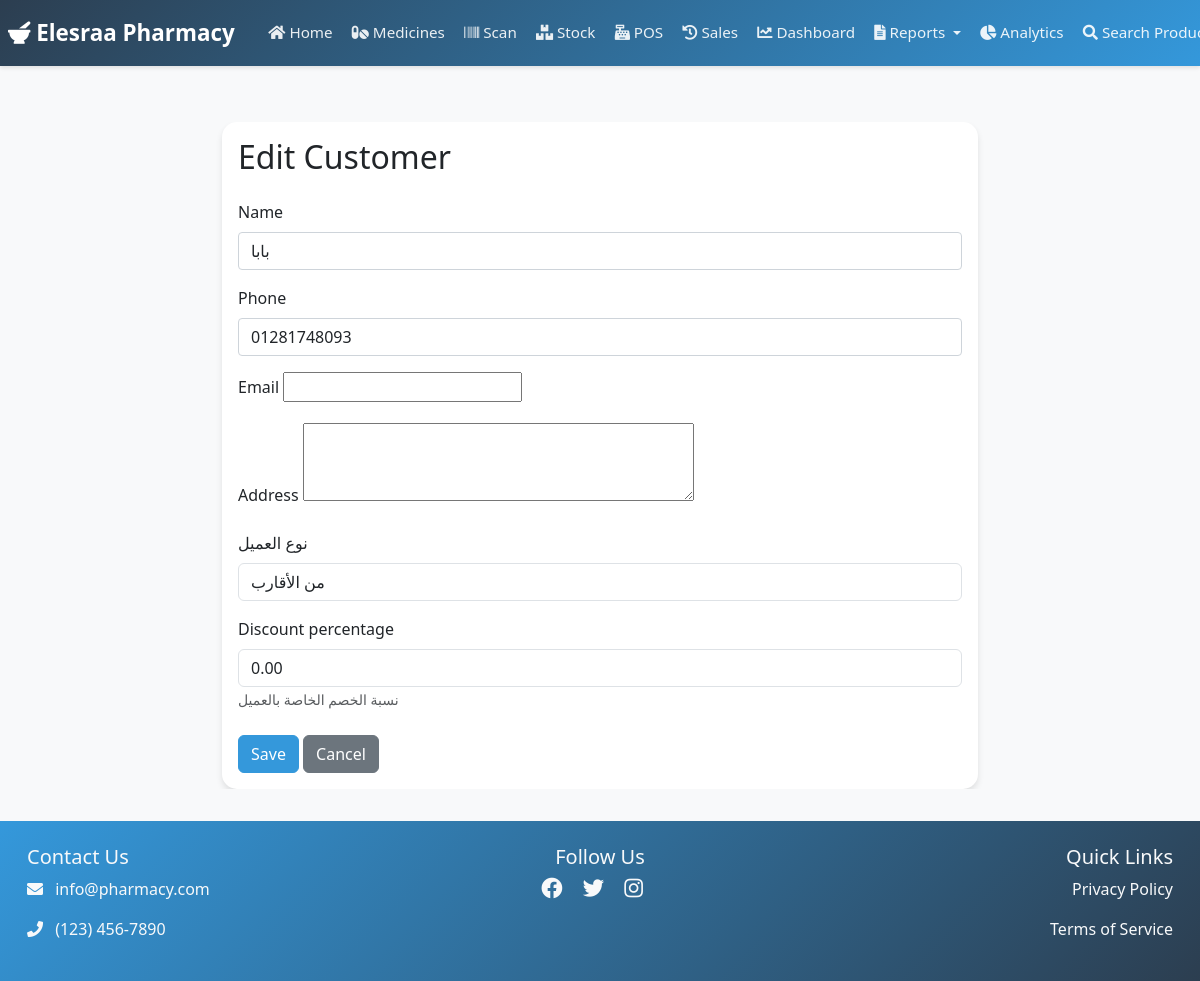
/customer/4/edit/ (signed in), run on the app's committed database.
### pharmacy/models.py (models this page shows, shortened)
class Customer(models.Model):
    CUSTOMER_TYPE_CHOICES = [
        ('REGULAR', 'عميل عادي'),
        ('FAMILY', 'من الأقارب'),
        ('VIP', 'عميل مميز'),
        ('WHOLESALE', 'تاجر جملة'),
    ]
    name = models.CharField(max_length=200)
    phone = models.CharField(max_length=20, unique=True)
    email = models.EmailField(blank=True)
    address = models.TextField(blank=True)
    points = models.IntegerField(default=0)
    customer_type = models.CharField(
        max_length=20,
        choices=CUSTOMER_TYPE_CHOICES,
        default='REGULAR',
        verbose_name='نوع العميل'
    )
    discount_percentage = models.DecimalField(
        max_digits=5,
        decimal_places=2,
        default=0,
        help_text='نسبة الخصم الخاصة بالعميل'
    )
    created_at = models.DateTimeField(auto_now_add=True)
    updated_at = models.DateTimeField(auto_now=True)
    is_active = models.BooleanField(default=True)

### pharmacy/views.py (the view, shortened to what this page needs)
# urls.py: path('customer/<int:pk>/edit/', views.CustomerUpdateView.as_view(), name='customer_edit'),
class CustomerUpdateView(LoginRequiredMixin, UpdateView):
    model = Customer
    form_class = CustomerForm
    template_name = 'pharmacy/customer_form.html'
    success_url = reverse_lazy('pharmacy:customer_list')

### pharmacy/forms.py (shortened to what this page needs)
class CustomerForm(forms.ModelForm):
    class Meta:
        model = Customer
        fields = ['name', 'phone', 'email', 'address', 'customer_type', 'discount_percentage']
        widgets = {
            'address': forms.Textarea(attrs={'rows': 3}),
            'customer_type': forms.Select(attrs={'class': 'form-control'}),
            'discount_percentage': forms.NumberInput(attrs={
                'class': 'form-control',
                'min': '0',
                'max': '100',
                'step': '0.01'
            }),
        }

### pharmacy/templates/pharmacy/customer_form.html (shortened to what this page needs)
{% extends 'pharmacy/base.html' %}
{% block content %}
<div class="container mt-4">
    <div class="row justify-content-center">
        <div class="col-md-8">
            <div class="card">
                <div class="card-body">
                    <h2 class="card-title mb-4">
                        {% if form.instance.pk %}
                            Edit Customer
                        {% else %}
                            Add New Customer
                        {% endif %}
                    </h2>
                    <form method="post">
                        {% for field in form %}
                        <div class="mb-3">
                            <label for="{{ field.id_for_label }}" class="form-label">
                                {{ field.label }}
                            </label>
                            {{ field }}
                            {% if field.help_text %}
                                <small class="form-text text-muted">{{ field.help_text }}</small>
                            {% endif %}
                        </div>
                        {% endfor %}
                        <div class="mt-4">
                            <button type="submit" class="btn btn-primary">Save</button>
                            <a href="{% url 'pharmacy:customer_list' %}" class="btn btn-secondary">Cancel</a>
                        </div>
                    </form>
                </div>
            </div>
        </div>
    </div>
</div>
{% endblock %}

### pharmacy/static/pharmacy/css/style.css (style rules this page uses)
:root { --primary-color: #2c3e50; --secondary-color: #3498db; }
html, body { overflow-x: hidden; width: 100%; margin: 0; padding: 0; font-family: 'Segoe UI', Tahoma, Geneva, Verdana, sans-serif; background-color: #f8f9fa; }
body { font-family: 'Segoe UI', Tahoma, Geneva, Verdana, sans-serif; background-color: #f8f9fa; }
.card { border: none; border-radius: 15px; box-shadow: 0 4px 6px rgba(0,0,0,0.1); transition: transform 0.3s ease; background-color: white; max-width: 100%; overflow: hidden; }
.btn-primary { background-color: var(--secondary-color); border-color: var(--secondary-color); }
.card { animation: fadeIn 0.5s ease-out; }
.container, .container-fluid { max-width: 100%; padding-right: 15px; padding-left: 15px; overflow-x: hidden; }
.row { margin-right: 0; margin-left: 0; }
.form-label { font-weight: 500; }
input[type="text"], input[type="password"] { width: 100%; padding: 0.375rem 0.75rem; font-size: 1rem; line-height: 1.5; color: #212529; background-color: #fff; border: 1px solid #ced4da; border-radius: 0.25rem; transition: border-color 0.15s ease-in-out, box-shadow 0.15s ease-in-out; }

### data on the page
Customer: form "بابا" "01281748093" "من الأقارب" "0.00"

### other printed values
{{ field.label }} "Name" "Phone" "Email" "Address" "نوع العميل" "Discount percentage"
{{ field.help_text }} "نسبة الخصم الخاصة بالعميل"
